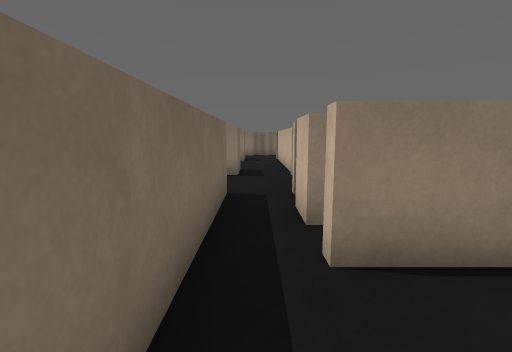
view 1 (above)

24 first-person views from a walk through a world built for the Gazebo simulator. The camera is 1.2 m above the floor, tilts 8° down and sees 85° across. The floor is counted in squares, 1 m on a side. Each view is taken from the middle of a square. On the plan, view 1 faces up. The plan holds only what a view shows up to about 12 squares ahead; the rest is blank. The place goes on beyond the plan.

view 2
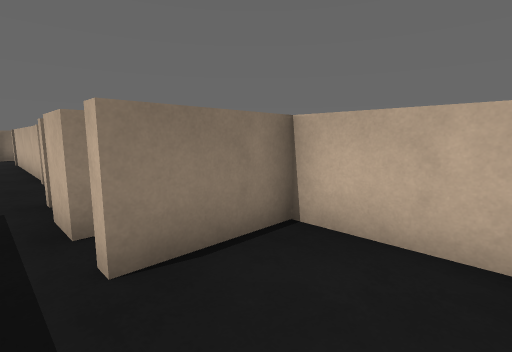

view 3
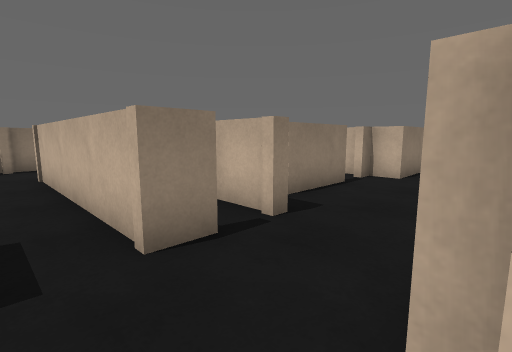

view 4
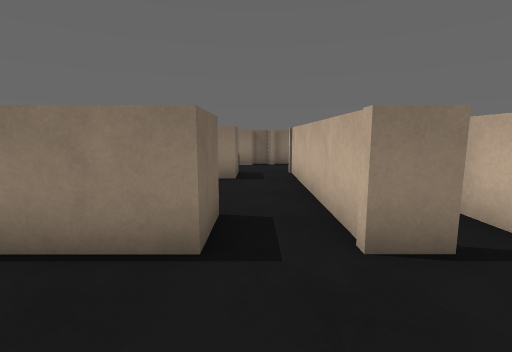

view 5
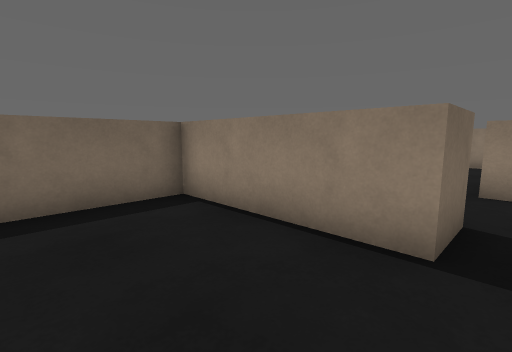

view 6
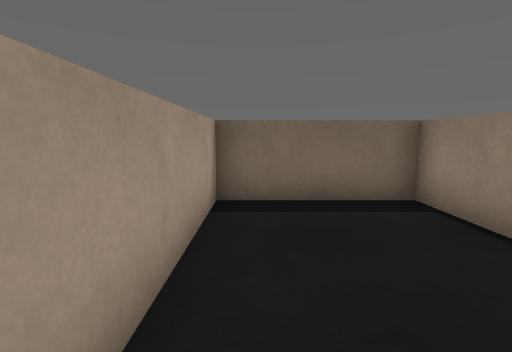

view 7
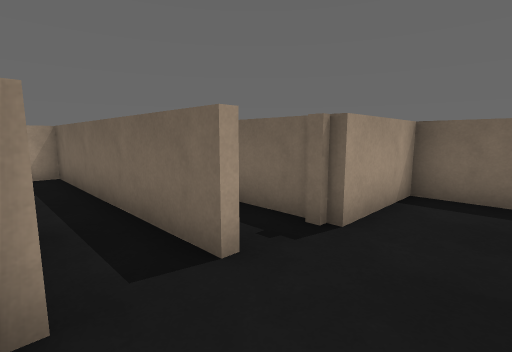

view 8
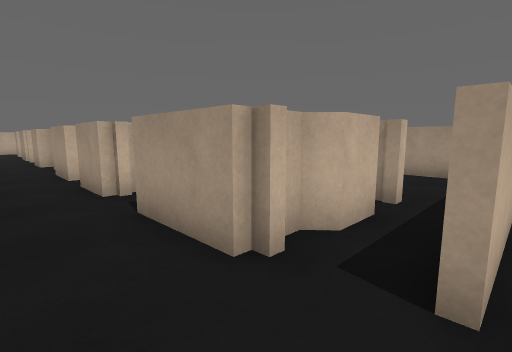

view 9
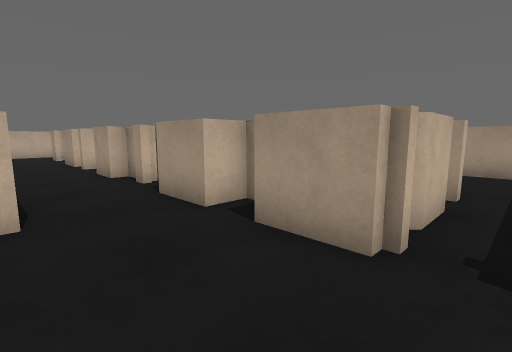

view 10
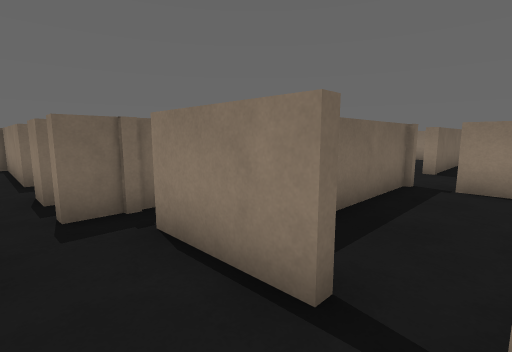

view 11
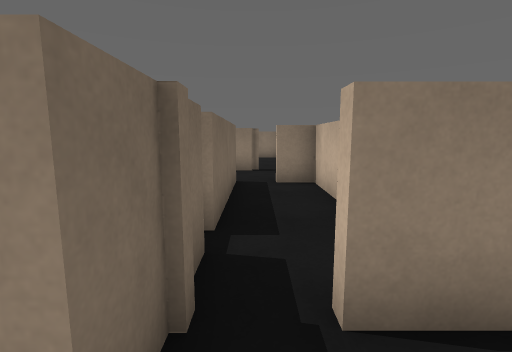

view 12
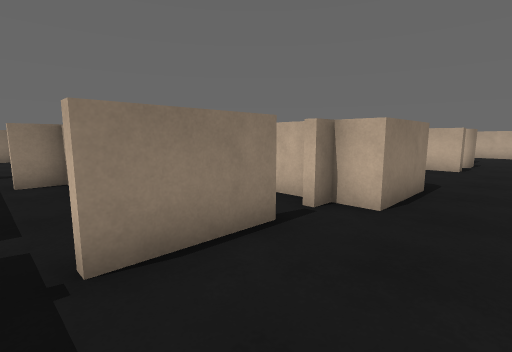

view 13
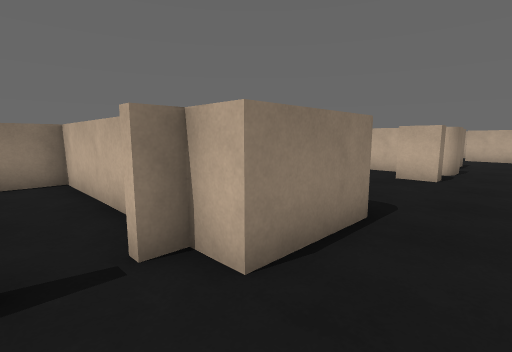

view 14
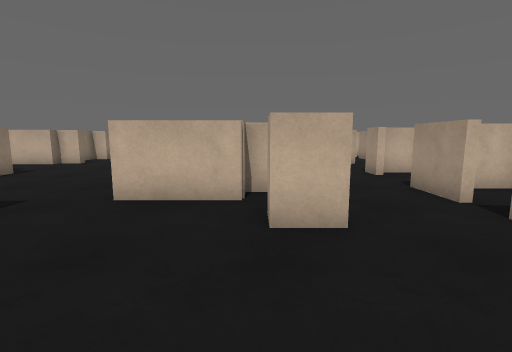

view 15
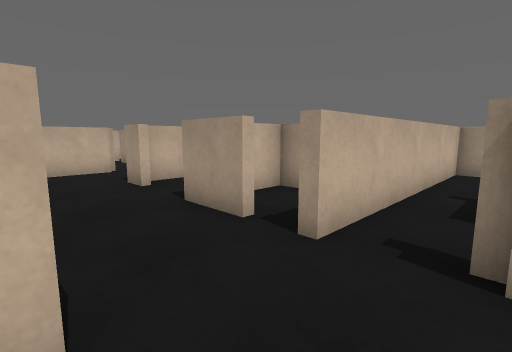

view 16
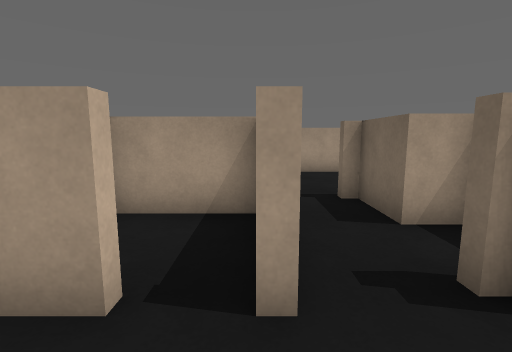

view 17
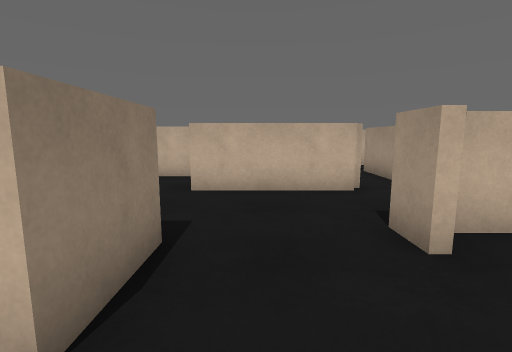

view 18
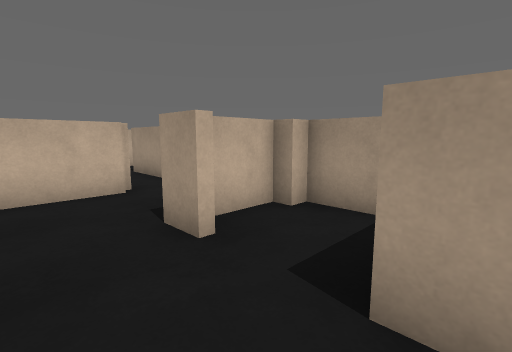

view 19
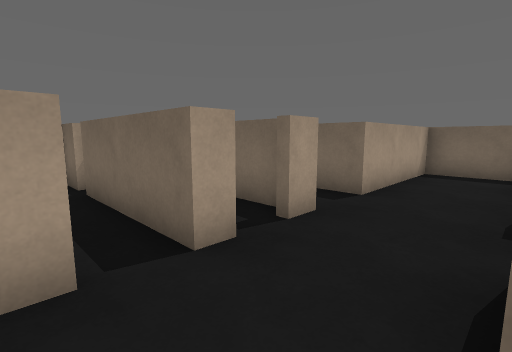

view 20
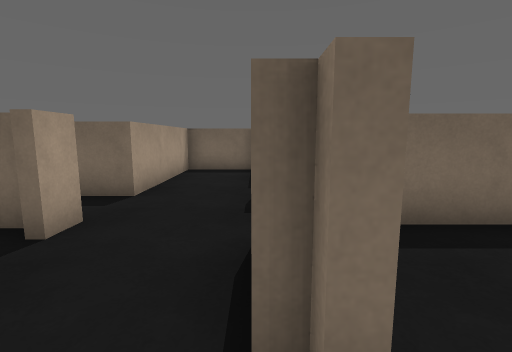

view 21
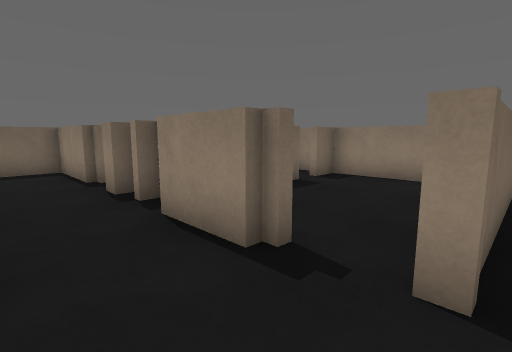

view 22
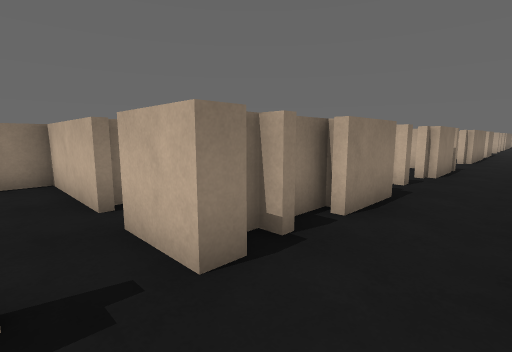

view 23
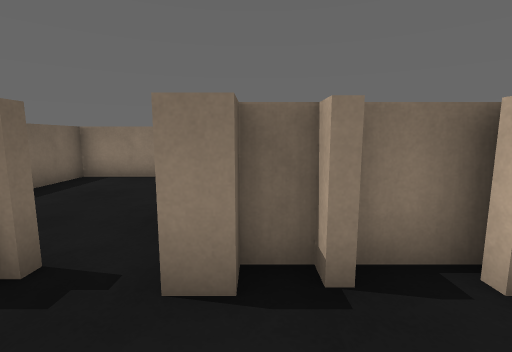

view 24
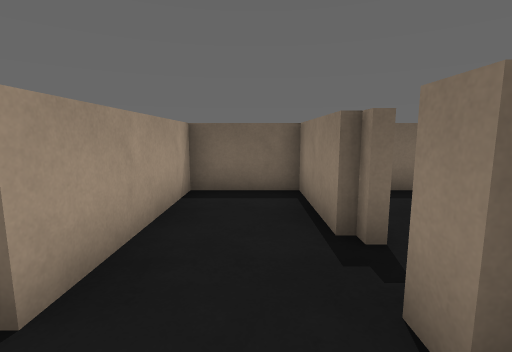

### Floor plan
Key: @ floor where view 1 was taken; # wall or solid block; x gap in a wall; . floor.
Columns run from 5 left of view 1 to 30 right of it. Each row starts with its distance up from view 1.
 22 #....##....#
 21 #....##....#
 20 #.....#....#
 19 #....###...#   #           ..
 18 ####.#.###.#####..        #...
 17 #.................      ......
 16 #..............        ......
 15 #####.###.##x##       ......
 14 #####.###..#. #      .....
 13 #.....###..#..#     ....
 12 #.....###..#..#    ...#
 11 #.....###..#. #   ....#        .#
 10 #####.###.##x##  ....###    ....#
  9 #####.###.....###....######..#
  8 #............................#
  7 #............................#
  6 #####.###.##########.#x#..#..#
  5    ##.#  .#      ##..#.##.# .....
  4     #.x  .#       ##.####.#    #####
  3     #.###.#        #.#  ###
  2     #.###.#        #.#
  1     #...#..        ..#
  0     #@..#..        ..#
 -1     #... ..       ...#
 -2     ########      ####

Where each view was taken, in squares from view 1:
view 1: 0 up, 0 right, facing up
view 2: 0 up, 0 right, facing up-right
view 3: 6 up, 0 right, facing up-right
view 4: 6 up, 0 right, facing up
view 5: 11 up, 0 right, facing up-left
view 6: 11 up, 0 right, facing left
view 7: 8 up, 1 right, facing down-left
view 8: 8 up, 1 left, facing down-right
view 9: 9 up, 4 right, facing down-right
view 10: 8 up, 8 right, facing up-left
view 11: 8 up, 4 right, facing up
view 12: 7 up, 4 right, facing up-right
view 13: 7 up, 7 right, facing up-right
view 14: 10 up, 12 right, facing right
view 15: 9 up, 14 right, facing down-right
view 16: 8 up, 16 right, facing down
view 17: 8 up, 18 right, facing right
view 18: 8 up, 18 right, facing down-right
view 19: 18 up, 5 right, facing down-left
view 20: 18 up, 5 right, facing left
view 21: 16 up, 6 right, facing up-left
view 22: 16 up, 2 left, facing up-right
view 23: 16 up, 0 right, facing up
view 24: 17 up, 1 right, facing left
